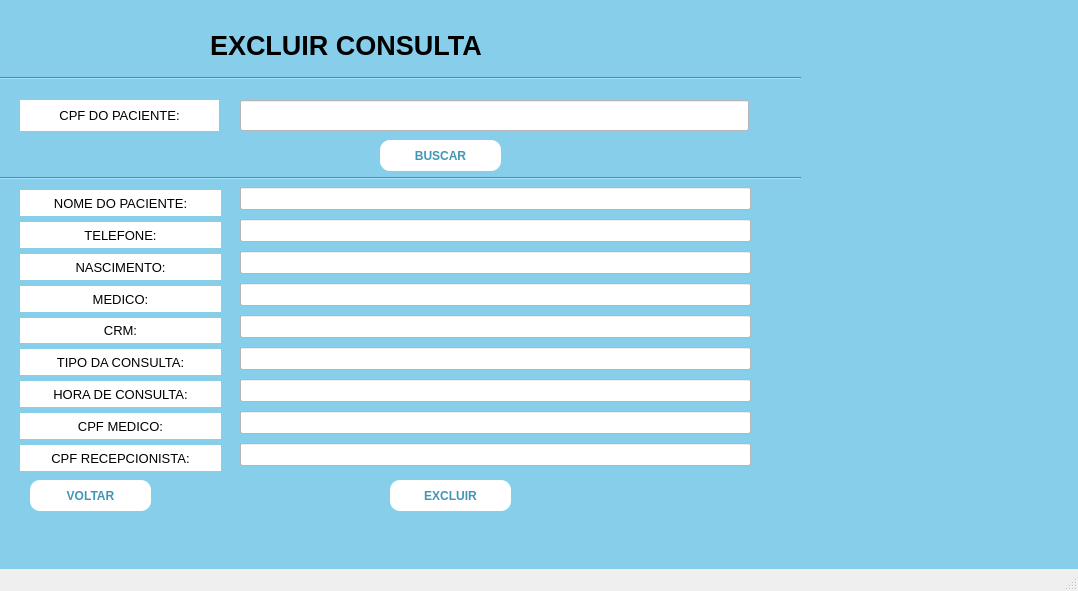
<?xml version="1.0" encoding="UTF-8"?>
<ui version="4.0">
 <class>MainWindow</class>
 <widget class="QMainWindow" name="MainWindow">
  <property name="geometry">
   <rect>
    <x>0</x>
    <y>0</y>
    <width>1078</width>
    <height>591</height>
   </rect>
  </property>
  <property name="font">
   <font>
    <pointsize>10</pointsize>
   </font>
  </property>
  <property name="windowTitle">
   <string>MainWindow</string>
  </property>
  <property name="styleSheet">
   <string notr="true"/>
  </property>
  <property name="animated">
   <bool>true</bool>
  </property>
  <widget class="QWidget" name="centralwidget">
   <property name="styleSheet">
    <string notr="true">background-color: skyblue;</string>
   </property>
   <widget class="QLabel" name="label">
    <property name="geometry">
     <rect>
      <x>210</x>
      <y>20</y>
      <width>421</width>
      <height>51</height>
     </rect>
    </property>
    <property name="font">
     <font>
      <pointsize>20</pointsize>
      <weight>75</weight>
      <bold>true</bold>
     </font>
    </property>
    <property name="frameShape">
     <enum>QFrame::NoFrame</enum>
    </property>
    <property name="text">
     <string>EXCLUIR CONSULTA</string>
    </property>
    <property name="textFormat">
     <enum>Qt::AutoText</enum>
    </property>
    <property name="alignment">
     <set>Qt::AlignLeading|Qt::AlignLeft|Qt::AlignVCenter</set>
    </property>
   </widget>
   <widget class="QPushButton" name="pushButton_2">
    <property name="geometry">
     <rect>
      <x>390</x>
      <y>480</y>
      <width>121</width>
      <height>31</height>
     </rect>
    </property>
    <property name="font">
     <font>
      <weight>75</weight>
      <bold>true</bold>
     </font>
    </property>
    <property name="styleSheet">
     <string notr="true">QPushButton {
    background-color: white;  /* Cor de fundo */
    color: rgb(65, 150, 183);  /* Cor do texto */
    border-radius: 10px;  /* Raio dos cantos */
    padding: 10px 20px;  /* Preenchimento interno */
}

QPushButton:hover {
    color: white;
    background-color: rgb(8, 113, 155);  /* Cor de fundo ao passar o mouse */
}</string>
    </property>
    <property name="text">
     <string>EXCLUIR</string>
    </property>
   </widget>
   <widget class="QPushButton" name="pushButton_3">
    <property name="geometry">
     <rect>
      <x>30</x>
      <y>480</y>
      <width>121</width>
      <height>31</height>
     </rect>
    </property>
    <property name="font">
     <font>
      <weight>75</weight>
      <bold>true</bold>
     </font>
    </property>
    <property name="styleSheet">
     <string notr="true">QPushButton {
    background-color: white;  /* Cor de fundo */
    color: rgb(65, 150, 183);  /* Cor do texto */
    border-radius: 10px;  /* Raio dos cantos */
    padding: 10px 20px;  /* Preenchimento interno */
}

QPushButton:hover {
    color: white;
    background-color: rgb(8, 113, 155);  /* Cor de fundo ao passar o mouse */
}</string>
    </property>
    <property name="text">
     <string>VOLTAR</string>
    </property>
   </widget>
   <widget class="Line" name="line">
    <property name="geometry">
     <rect>
      <x>0</x>
      <y>170</y>
      <width>801</width>
      <height>16</height>
     </rect>
    </property>
    <property name="orientation">
     <enum>Qt::Horizontal</enum>
    </property>
   </widget>
   <widget class="QWidget" name="layoutWidget">
    <property name="geometry">
     <rect>
      <x>20</x>
      <y>190</y>
      <width>201</width>
      <height>281</height>
     </rect>
    </property>
    <layout class="QVBoxLayout" name="verticalLayout">
     <item>
      <widget class="QLabel" name="label_3">
       <property name="styleSheet">
        <string notr="true">background-color: white;</string>
       </property>
       <property name="text">
        <string>NOME DO PACIENTE:</string>
       </property>
       <property name="alignment">
        <set>Qt::AlignCenter</set>
       </property>
      </widget>
     </item>
     <item>
      <widget class="QLabel" name="label_11">
       <property name="styleSheet">
        <string notr="true">background-color: white;</string>
       </property>
       <property name="text">
        <string>TELEFONE:</string>
       </property>
       <property name="alignment">
        <set>Qt::AlignCenter</set>
       </property>
      </widget>
     </item>
     <item>
      <widget class="QLabel" name="label_4">
       <property name="styleSheet">
        <string notr="true">background-color: white;</string>
       </property>
       <property name="text">
        <string>NASCIMENTO:</string>
       </property>
       <property name="alignment">
        <set>Qt::AlignCenter</set>
       </property>
      </widget>
     </item>
     <item>
      <widget class="QLabel" name="label_5">
       <property name="styleSheet">
        <string notr="true">background-color: white;</string>
       </property>
       <property name="text">
        <string>MEDICO:</string>
       </property>
       <property name="alignment">
        <set>Qt::AlignCenter</set>
       </property>
      </widget>
     </item>
     <item>
      <widget class="QLabel" name="label_6">
       <property name="styleSheet">
        <string notr="true">background-color: white;</string>
       </property>
       <property name="text">
        <string>CRM:</string>
       </property>
       <property name="alignment">
        <set>Qt::AlignCenter</set>
       </property>
      </widget>
     </item>
     <item>
      <widget class="QLabel" name="label_7">
       <property name="styleSheet">
        <string notr="true">background-color: white;</string>
       </property>
       <property name="text">
        <string>TIPO DA CONSULTA:</string>
       </property>
       <property name="alignment">
        <set>Qt::AlignCenter</set>
       </property>
      </widget>
     </item>
     <item>
      <widget class="QLabel" name="label_9">
       <property name="styleSheet">
        <string notr="true">background-color: white;</string>
       </property>
       <property name="text">
        <string>HORA DE CONSULTA:</string>
       </property>
       <property name="alignment">
        <set>Qt::AlignCenter</set>
       </property>
      </widget>
     </item>
     <item>
      <widget class="QLabel" name="label_10">
       <property name="styleSheet">
        <string notr="true">background-color: white;</string>
       </property>
       <property name="text">
        <string>CPF MEDICO:</string>
       </property>
       <property name="alignment">
        <set>Qt::AlignCenter</set>
       </property>
      </widget>
     </item>
     <item>
      <widget class="QLabel" name="label_8">
       <property name="styleSheet">
        <string notr="true">background-color: white;</string>
       </property>
       <property name="text">
        <string>CPF RECEPCIONISTA:</string>
       </property>
       <property name="alignment">
        <set>Qt::AlignCenter</set>
       </property>
      </widget>
     </item>
    </layout>
   </widget>
   <widget class="QWidget" name="layoutWidget">
    <property name="geometry">
     <rect>
      <x>240</x>
      <y>184</y>
      <width>511</width>
      <height>291</height>
     </rect>
    </property>
    <layout class="QVBoxLayout" name="verticalLayout_2">
     <item>
      <widget class="QLineEdit" name="lineEdit_2">
       <property name="styleSheet">
        <string notr="true">background-color: white;</string>
       </property>
      </widget>
     </item>
     <item>
      <widget class="QLineEdit" name="lineEdit_3">
       <property name="styleSheet">
        <string notr="true">background-color: white;</string>
       </property>
      </widget>
     </item>
     <item>
      <widget class="QLineEdit" name="lineEdit_4">
       <property name="styleSheet">
        <string notr="true">background-color: white;</string>
       </property>
      </widget>
     </item>
     <item>
      <widget class="QLineEdit" name="lineEdit_5">
       <property name="styleSheet">
        <string notr="true">background-color: white;</string>
       </property>
      </widget>
     </item>
     <item>
      <widget class="QLineEdit" name="lineEdit_6">
       <property name="styleSheet">
        <string notr="true">background-color: white;</string>
       </property>
      </widget>
     </item>
     <item>
      <widget class="QLineEdit" name="lineEdit_7">
       <property name="styleSheet">
        <string notr="true">background-color: white;</string>
       </property>
      </widget>
     </item>
     <item>
      <widget class="QLineEdit" name="lineEdit_8">
       <property name="styleSheet">
        <string notr="true">background-color: white;</string>
       </property>
      </widget>
     </item>
     <item>
      <widget class="QLineEdit" name="lineEdit_9">
       <property name="styleSheet">
        <string notr="true">background-color: white;</string>
       </property>
      </widget>
     </item>
     <item>
      <widget class="QLineEdit" name="lineEdit_10">
       <property name="styleSheet">
        <string notr="true">background-color: white;</string>
       </property>
      </widget>
     </item>
    </layout>
   </widget>
   <widget class="QLabel" name="label_2">
    <property name="geometry">
     <rect>
      <x>20</x>
      <y>100</y>
      <width>199</width>
      <height>31</height>
     </rect>
    </property>
    <property name="styleSheet">
     <string notr="true">background-color: white;</string>
    </property>
    <property name="text">
     <string>CPF DO PACIENTE:</string>
    </property>
    <property name="alignment">
     <set>Qt::AlignCenter</set>
    </property>
   </widget>
   <widget class="QLineEdit" name="lineEdit">
    <property name="geometry">
     <rect>
      <x>240</x>
      <y>100</y>
      <width>509</width>
      <height>31</height>
     </rect>
    </property>
    <property name="styleSheet">
     <string notr="true">background-color: white;</string>
    </property>
   </widget>
   <widget class="Line" name="line_2">
    <property name="geometry">
     <rect>
      <x>0</x>
      <y>70</y>
      <width>801</width>
      <height>16</height>
     </rect>
    </property>
    <property name="orientation">
     <enum>Qt::Horizontal</enum>
    </property>
   </widget>
   <widget class="QPushButton" name="pushButton">
    <property name="geometry">
     <rect>
      <x>380</x>
      <y>140</y>
      <width>121</width>
      <height>31</height>
     </rect>
    </property>
    <property name="font">
     <font>
      <weight>75</weight>
      <bold>true</bold>
     </font>
    </property>
    <property name="styleSheet">
     <string notr="true">QPushButton {
    background-color: white;  /* Cor de fundo */
    color: rgb(65, 150, 183);  /* Cor do texto */
    border-radius: 10px;  /* Raio dos cantos */
    padding: 10px 20px;  /* Preenchimento interno */
}

QPushButton:hover {
    color: white;
    background-color: rgb(8, 113, 155);  /* Cor de fundo ao passar o mouse */
}</string>
    </property>
    <property name="text">
     <string>BUSCAR</string>
    </property>
   </widget>
  </widget>
  <widget class="QMenuBar" name="menubar">
   <property name="geometry">
    <rect>
     <x>0</x>
     <y>0</y>
     <width>1078</width>
     <height>26</height>
    </rect>
   </property>
  </widget>
  <widget class="QStatusBar" name="statusbar"/>
 </widget>
 <resources/>
 <connections/>
</ui>
